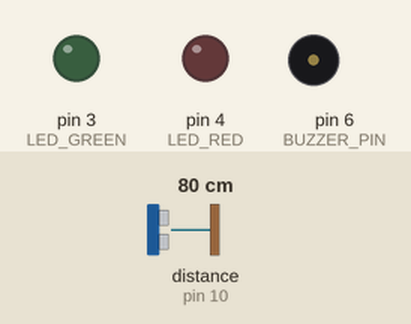
A sketch run on a simulated Arduino Uno, built with avr-gcc and run on an emulated ATmega328P. Shown: output pins drawn as LEDs (lit = HIGH), buzzer (waves = sounding). Wiring (inferred from the names in the program): ultrasonic range finder: trigger pin 9; echo pin 10. The inputs (shaded band) are chosen by the test bench; at power-on: distance to the obstacle (sensor on pin 10) 80 cm. The echo pulse lasts 58.3 µs per cm; pins used as bus, display or sensor lines are not drawn; what the sketch prints to the serial monitor is not drawn.

Above: at 0.1 s.
At 3.2 s:
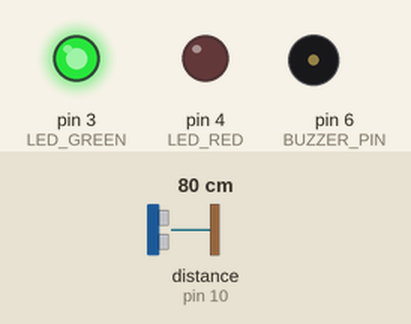
3.3 s: distance to the obstacle (sensor on pin 10) set to 24 cm
4.8 s: distance to the obstacle (sensor on pin 10) set to 19 cm
At 5.2 s:
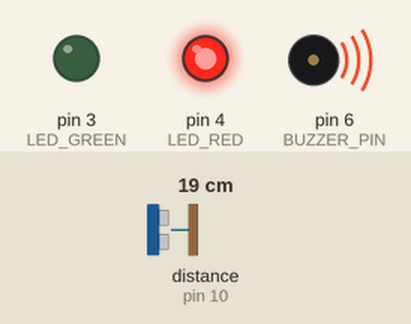
Timing chart, 0 to 7.8 s (numbered marks = the images above; inputs shaded):
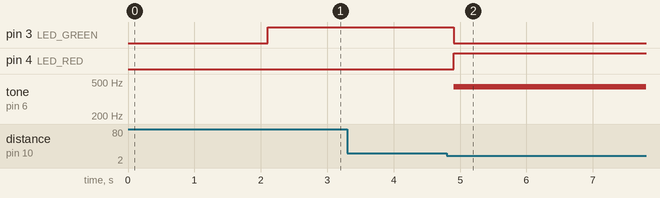

Measured:
- the behaviour switches between 22 and 21 cm on distance to the obstacle (sensor on pin 10) (found by bisection; images 1 and 2)
- after the input at 3.3 s, every drawn part: stays the same
- after the input at 4.8 s, pin 3 (LED_GREEN): HIGH → LOW after 0.10 s; pin 4 (LED_RED): LOW → HIGH after 0.10 s; tone on pin 6 (BUZZER_PIN): silent → 440 Hz after 0.10 s

The sketch:

main.ino
```cpp
const int LED_GREEN = 3;
const int LED_RED = 4;
const int TRIGGER_PIN = 9;   // sending v
const int ECHO_PIN= 10;   // recieving v
const int BUZZER_PIN = 6;
const float MS = 0.0343;

long duration; //long cuz int holds smaller values
int distance;
int prevDist = 0; // saved value so that it wont print
			             // same values repeatedly

bool buzzON = false;


void setup() {

  pinMode(LED_GREEN, OUTPUT);
  pinMode(LED_RED, OUTPUT);

  pinMode(TRIGGER_PIN, OUTPUT);
  pinMode(ECHO_PIN, INPUT);
  pinMode(BUZZER_PIN, OUTPUT);

  Serial.begin(9600);


  Serial.println();
  delay(500);
  Serial.print(".");
  delay(500);
  Serial.print(".");
  delay(500);
  Serial.print(".");
  delay(500);
  Serial.println();

}


void loop(){

digitalWrite(TRIGGER_PIN, LOW); //clearing prev signals
  delayMicroseconds(2);

digitalWrite(TRIGGER_PIN, HIGH); //sending value to trigger
  delayMicroseconds(10);
digitalWrite(TRIGGER_PIN, LOW);

duration = pulseIn(ECHO_PIN, HIGH, 17500);
//measures s-6 how long stays HIGH

// timeout if after 3 meters there is no response -
//measuring again

  // (2*300cm)/0.0343cm =17,490 s-6

//distance in cm
distance = duration*MS/2.0;
//cuz 343m/s sound + bounces back thus /2
  							                      //2.0 float


//distance check:
  if(distance != prevDist){

    Serial.print("Distance: ");
    Serial.print(distance);
    Serial.print("cm");

//text

	if (distance>0 && distance<=20) {
     Serial.println(" - Too close to the screen pal !");
     delay(100);

    } else{
      Serial.println(" - OH YEAH keep that distance !!");
      delay(100);
    }

prevDist = distance;


//buzz

	if (distance>0 && distance<=20) {
      if(!buzzON){

       tone(BUZZER_PIN, 440);
       buzzON = true;
      }

    } else{
      if (buzzON){
        noTone(BUZZER_PIN);
        buzzON = false;
      }
 }


 //flickering leds - gotta redo this part with millis() proly cuz no flicker so far

	if (distance>0 && distance<=20) {

     digitalWrite(LED_GREEN, LOW);
     digitalWrite(LED_RED, HIGH);
 } else {
     digitalWrite(LED_RED, LOW);
     digitalWrite(LED_GREEN, HIGH);

 }


 }
}
```
